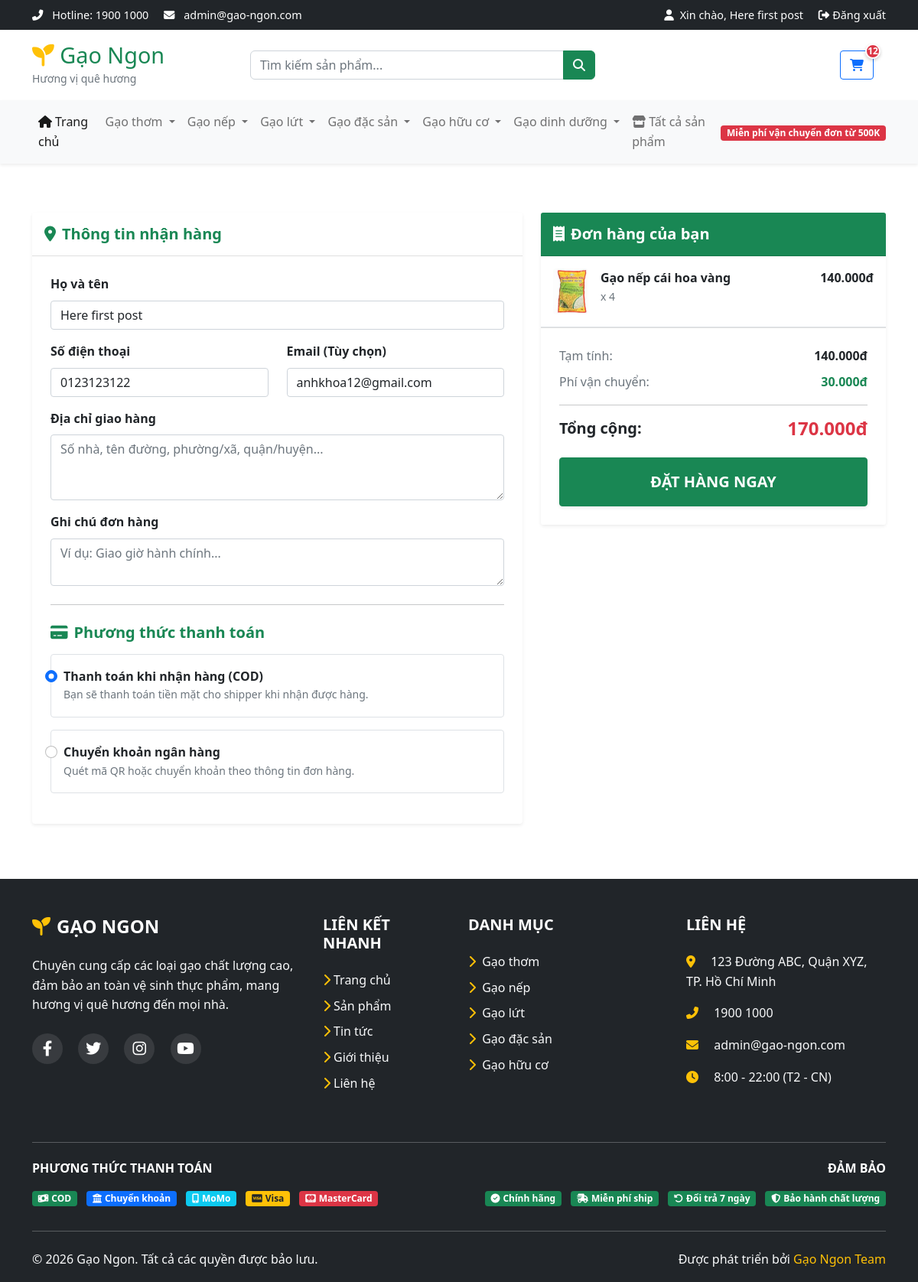
/pages/checkout.php (signed in), run on the app's committed database.
### tables this page shows
CREATE TABLE `users` (
  `id` int(11) NOT NULL,
  `username` varchar(50) NOT NULL,
  `email` varchar(100) NOT NULL,
  `password` varchar(255) NOT NULL,
  `full_name` varchar(100) DEFAULT NULL,
  `phone` varchar(20) DEFAULT NULL,
  `address` text DEFAULT NULL,
  `avatar` varchar(255) DEFAULT NULL,
  `role` enum('user','admin') DEFAULT 'user',
  `status` enum('active','inactive') DEFAULT 'active',
  `created_at` timestamp NOT NULL DEFAULT current_timestamp(),
  `updated_at` timestamp NOT NULL DEFAULT current_timestamp() ON UPDATE current_timestamp()
);

CREATE TABLE `categories` (
  `id` int(11) NOT NULL,
  `name` varchar(100) NOT NULL,
  `slug` varchar(100) NOT NULL,
  `description` text DEFAULT NULL,
  `parent_id` int(11) DEFAULT NULL,
  `image` varchar(255) DEFAULT NULL,
  `status` enum('active','inactive') DEFAULT 'active',
  `created_at` timestamp NOT NULL DEFAULT current_timestamp()
);

CREATE TABLE `cart` (
  `id` int(11) NOT NULL,
  `user_id` int(11) DEFAULT NULL,
  `session_id` varchar(100) DEFAULT NULL COMMENT 'Dành cho khách vãng lai',
  `product_id` int(11) NOT NULL,
  `quantity` int(11) NOT NULL,
  `created_at` timestamp NOT NULL DEFAULT current_timestamp(),
  `updated_at` timestamp NOT NULL DEFAULT current_timestamp() ON UPDATE current_timestamp()
);

CREATE TABLE `products` (
  `id` int(11) NOT NULL,
  `name` varchar(200) NOT NULL,
  `slug` varchar(200) NOT NULL,
  `description` text DEFAULT NULL,
  `short_description` text DEFAULT NULL,
  `price` decimal(10,2) NOT NULL,
  `sale_price` decimal(10,2) DEFAULT NULL,
  `weight` decimal(8,2) DEFAULT NULL COMMENT 'Khối lượng tính bằng kg',
  `unit` varchar(20) DEFAULT 'kg',
  `category_id` int(11) DEFAULT NULL,
  `image` varchar(255) DEFAULT NULL,
  `images` text DEFAULT NULL COMMENT 'JSON array of additional images',
  `stock_quantity` int(11) DEFAULT 0,
  `origin` varchar(100) DEFAULT NULL COMMENT 'Xuất xứ',
  `cooking_guide` text DEFAULT NULL COMMENT 'Hướng dẫn nấu',
  `nutritional_info` text DEFAULT NULL COMMENT 'JSON: Thông tin dinh dưỡng',
  `rating` decimal(3,2) DEFAULT 0.00,
  `total_reviews` int(11) DEFAULT 0,
  `status` enum('active','inactive','out_of_stock') DEFAULT 'active',
  `featured` tinyint(1) DEFAULT 0,
  `created_at` timestamp NOT NULL DEFAULT current_timestamp(),
  `updated_at` timestamp NOT NULL DEFAULT current_timestamp() ON UPDATE current_timestamp(),
  `views` int(11) DEFAULT 0
);

### pages/checkout.php (the view, shortened to what the rows shown need)
<?php
require_once '../includes/init.php';
$cartInfo = $functions->getCartItems();
require_once '../includes/header.php';
$currentUser = Functions::getCurrentUser();
?>
<div class="container py-5">
    <div class="row">
        <div class="col-lg-7 mb-4">
            <div class="card shadow-sm border-0">
                <div class="card-body p-4">
                    <form id="checkoutForm">
                        <div class="mb-3">
                            <label class="form-label fw-bold">Họ và tên</label>
                            <input type="text" class="form-control" name="full_name"
                                   value="<?php echo $currentUser['full_name'] ?? ''; ?>" required>
                        </div>
                        <div class="row">
                            <div class="col-md-6 mb-3">
                                <label class="form-label fw-bold">Số điện thoại</label>
                                <input type="tel" class="form-control" name="phone"
                                       value="<?php echo $currentUser['phone'] ?? ''; ?>" required>
                            </div>
                            <div class="col-md-6 mb-3">
                                <label class="form-label fw-bold">Email (Tùy chọn)</label>
                                <input type="email" class="form-control" name="email"
                                       value="<?php echo $currentUser['email'] ?? ''; ?>">
                            </div>
                        </div>
                    </form>
                </div>
            </div>
        </div>
        <div class="col-lg-5">
            <div class="card shadow-sm border-0 sticky-top" style="top: 90px; z-index: 1;">
                <div class="card-body p-0">
                    <div class="table-responsive" style="max-height: 300px;">
                        <table class="table table-borderless mb-0">
                            <tbody>
                                <?php foreach ($cartInfo['items'] as $item): ?>
                                <tr class="border-bottom">
                                    <td style="width: 70px;" class="ps-3 py-3">
                                        <img src="<?php echo SITE_URL; ?>/assets/images/products/<?php echo $item['image']; ?>"
                                             class="img-fluid rounded" style="width: 60px; height: 60px; object-fit: cover;">
                                    </td>
                                    <td class="py-3">
                                        <div class="fw-bold text-truncate" style="max-width: 180px;">
                                            <?php echo htmlspecialchars($item['name']); ?>
                                        </div>
                                        <div class="small text-muted">x <?php echo $item['quantity']; ?></div>
                                    </td>
                                    <td class="text-end pe-3 py-3 fw-bold">
                                        <?php echo Functions::formatPrice($item['total_price']); ?>
                                    </td>
                                </tr>
                                <?php endforeach; ?>
                            </tbody>
                        </table>
                    </div>
                </div>
            </div>
        </div>
    </div>
</div>
<?php require_once '../includes/footer.php'; ?>

### includes/header.php (shortened to what the rows shown need)
<?php
$current_dir = dirname($_SERVER['SCRIPT_NAME']);
$is_in_pages = strpos($current_dir, '/pages') !== false;
$is_in_admin = strpos($current_dir, '/admin') !== false;
if ($is_in_pages || $is_in_admin) {
    $assets_base = '../assets/';
    $site_base = '../';
} else {
    $assets_base = 'assets/';
    $site_base = './';
}
?>
<!DOCTYPE html>
<html lang="vi">
<head>
    <link href="https://cdn.jsdelivr.net/npm/bootstrap@5.1.3/dist/css/bootstrap.min.css" rel="stylesheet">
    <link rel="stylesheet" href="https://cdnjs.cloudflare.com/ajax/libs/font-awesome/6.4.0/css/all.min.css">
    <link rel="stylesheet" href="<?php echo $assets_base; ?>css/style.css">
</head>
<body>
    <div class="top-bar bg-dark text-white py-2">
        <div class="container">
            <div class="row align-items-center">
                <div class="col-md-6">
                    <div class="top-bar-right text-md-end">
                        <?php if (Functions::isLoggedIn()): ?>
                            <?php $currentUser = Functions::getCurrentUser(); ?>
                            <span class="me-3">
                                <i class="fas fa-user me-1"></i>
                                Xin chào, <a href="<?php echo ($is_in_pages || $is_in_admin) ? './' : 'pages/'; ?>profile.php" class="text-white text-decoration-none"><?php echo htmlspecialchars($currentUser['full_name'] ?? $currentUser['username']); ?></a>
                            </span>
                            <a href="<?php echo ($is_in_pages || $is_in_admin) ? '../api/' : 'api/'; ?>auth/logout.php" class="text-white text-decoration-none">
                                <i class="fas fa-sign-out-alt me-1"></i>Đăng xuất
                            </a>
                        <?php endif; ?>
                    </div>
                </div>
            </div>
        </div>
    </div>
    <header class="main-header py-3 shadow-sm">
        <div class="container">
            <div class="row align-items-center">
                <div class="col-lg-3 col-md-4 col-6">
                    <div class="logo">
                        <a href="<?php echo $site_base; ?>index.php" class="text-decoration-none">
                            <h1 class="h3 mb-0 text-success">
                                <i class="fas fa-seedling text-warning"></i>
                                Gạo Ngon
                            </h1>
                        </a>
                    </div>
                </div>
            </div>
        </div>
    </header>
    <nav class="navbar navbar-expand-lg navbar-light bg-light shadow-sm">
        <div class="container">
            <div class="collapse navbar-collapse" id="mainNav">
                <ul class="navbar-nav me-auto">
                    <?php
                    $db = Database::getInstance();
                    $categories = $db->select(
                        "SELECT * FROM categories WHERE status = 'active' AND parent_id IS NULL LIMIT 6"
                    );
                    foreach ($categories as $category):
                    ?>
                    <li class="nav-item dropdown">
                        <a class="nav-link dropdown-toggle" href="#" id="category<?php echo $category['id']; ?>"
                           role="button" data-bs-toggle="dropdown" aria-expanded="false">
                            <?php echo htmlspecialchars($category['name']); ?>
                        </a>
                    </li>
                    <?php endforeach; ?>
                </ul>
            </div>
        </div>
    </nav>
    <main class="main-content">

### includes/footer.php (shortened to what the rows shown need)
<?php
$current_dir = dirname($_SERVER['SCRIPT_NAME']);
$is_in_pages = strpos($current_dir, '/pages') !== false;
$pages_path = $is_in_pages ? './' : 'pages/';
?>
    </main>
    <footer class="footer bg-dark text-white pt-5 pb-3">
        <div class="container">
            <div class="row">
                <div class="col-lg-3 col-md-6 mb-4">
                    <ul class="list-unstyled">
                        <?php
                        $db = Database::getInstance();
                        $footerCategories = $db->select(
                            "SELECT * FROM categories WHERE status = 'active' LIMIT 5"
                        );
                        foreach ($footerCategories as $category):
                        ?>
                        <li class="mb-2">
                            <a href="<?php echo $pages_path; ?>products.php?category=<?php echo $category['id']; ?>"
                               class="text-light text-decoration-none">
                                <i class="fas fa-chevron-right me-1 text-warning"></i>
                                <?php echo htmlspecialchars($category['name']); ?>
                            </a>
                        </li>
                        <?php endforeach; ?>
                    </ul>
                </div>
            </div>
        </div>
    </footer>
</body>
</html>

### data on the page
users: full_name "Here first post", phone "0123123122", email "anhkhoa12@gmail.com"
categories: name "Gạo thơm"
categories: name "Gạo nếp"
categories: name "Gạo lứt"
categories: name "Gạo đặc sản"
categories: name "Gạo hữu cơ"
categories: name "Gạo dinh dưỡng"
cart: product.image (picture), product.name "Gạo nếp cái hoa vàng", quantity "4", total_price "140.000đ"

### other printed values
ADMIN_EMAIL "admin@gao-ngon.com"
$cartCount "12"
Functions::formatPrice($cartInfo['total']) "140.000đ"
Functions::formatPrice($shippingFee) "30.000đ"
Functions::formatPrice($finalTotal) "170.000đ"
